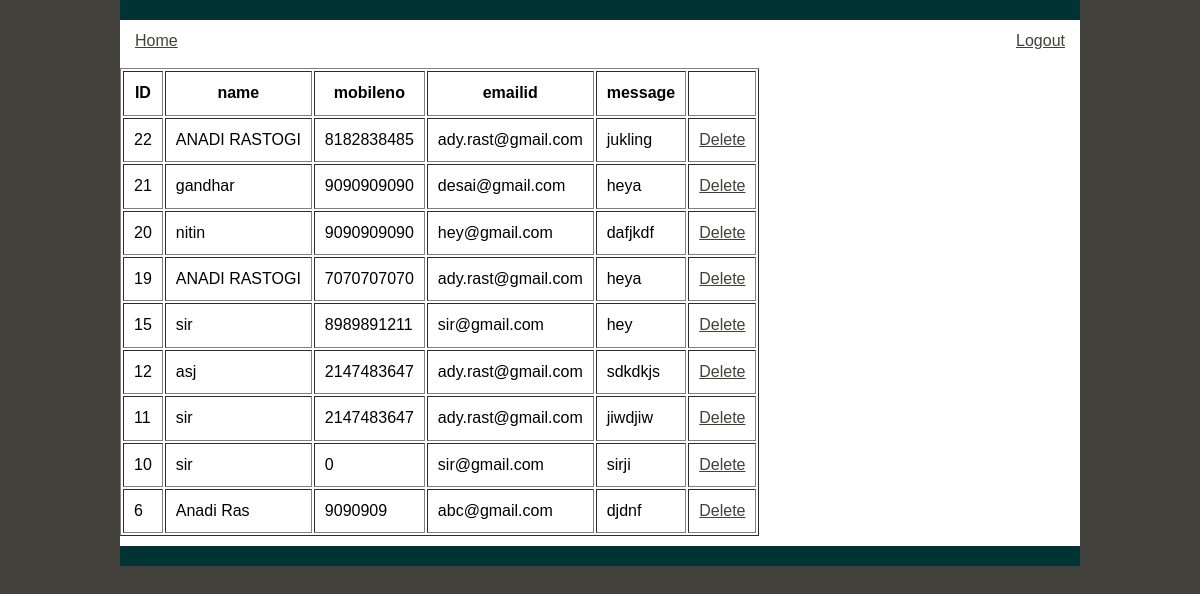
/admin/contactus/contactus.php (signed in), run on the app's committed database.
### tables this page shows
CREATE TABLE IF NOT EXISTS `contactus` (
  `sysid` int(9) NOT NULL AUTO_INCREMENT,
  `name` varchar(100) NOT NULL,
  `mobileno` bigint(13) NOT NULL,
  `emailid` varchar(50) NOT NULL,
  `message` varchar(10000) NOT NULL,
  PRIMARY KEY (`sysid`)
);

### admin/contactus/contactus.php (the view, shortened to what this page needs)
<!DOCTYPE html PUBLIC "-//W3C//DTD XHTML 1.0 Transitional//EN" "http://www.w3.org/TR/xhtml1/DTD/xhtml1-transitional.dtd">
<html xmlns="http://www.w3.org/1999/xhtml">
<head>
<link href="contactus.css" rel="stylesheet" type="text/css" />
</head>
<body>
<div class="container">
  <div class="header"> </div>
  <div class="content">
  <p><a href="../home.php">Home</a>    <a style="float:right;" href="../logout.php">Logout</a></p>
   <?php
        $result = mysql_query("SELECT * FROM contactus ORDER BY sysid DESC")
                or die(mysql_error());
        echo "<table border='1' cellpadding='10'>";
        echo "<tr> <th>ID</th> <th>name</th> <th>mobileno</th> <th>emailid</th> <th>message</th> <th></th></tr>";
        while($row = mysql_fetch_array( $result )) {
                echo "<tr>";
                echo '<td>' . $row['sysid'] . '</td>';
                echo '<td>' . $row['name'] . '</td>';
                echo '<td>' . $row['mobileno'] . '</td>';
				echo '<td>' . $row['emailid'] . '</td>';
				echo '<td>' . $row['message'] . '</td>';
                echo '<td><a href="delete.php?id=' . $row['sysid'] . '" onclick="return confirm(\'Confirm delete?\');" >Delete</a></td>';
                echo "</tr>";
        }
        echo "</table>";
?></div>
  <div class="footer"></div>
  </div>
</body>
</html>

### admin/contactus/contactus.css (style rules this page uses)
body { font: 100%/1.4 Verdana, Arial, Helvetica, sans-serif; background-color: #42413C; margin: 0; padding: 0; color: #000; }
h1, h2, h3, h4, h5, h6, p { margin-top: 0; padding-right: 15px; padding-left: 15px; }
a:link { color: #42413C; text-decoration: underline; }
.container { width: 960px; background-color: #FFF; margin: 0 auto; }
.header { padding: 10px 0; background-color: #033; }
.content { padding: 10px 0; }
.footer { padding: 10px 0; background-color: #033; }

### data on the page
contactus: sysid "22", name "ANADI RASTOGI", mobileno "8182838485", emailid "ady.rast@gmail.com", message "jukling"
contactus: sysid "21", name "gandhar", mobileno "9090909090", emailid "desai@gmail.com", message "heya"
contactus: sysid "20", name "nitin", mobileno "9090909090", emailid "hey@gmail.com", message "dafjkdf"
contactus: sysid "19", name "ANADI RASTOGI", mobileno "7070707070", emailid "ady.rast@gmail.com", message "heya"
contactus: sysid "15", name "sir", mobileno "8989891211", emailid "sir@gmail.com", message "hey"
contactus: sysid "12", name "asj", mobileno "2147483647", emailid "ady.rast@gmail.com", message "sdkdkjs"
contactus: sysid "11", name "sir", mobileno "2147483647", emailid "ady.rast@gmail.com", message "jiwdjiw"
contactus: sysid "10", name "sir", mobileno "0", emailid "sir@gmail.com", message "sirji"
contactus: sysid "6", name "Anadi Ras", mobileno "9090909", emailid "abc@gmail.com", message "djdnf"
